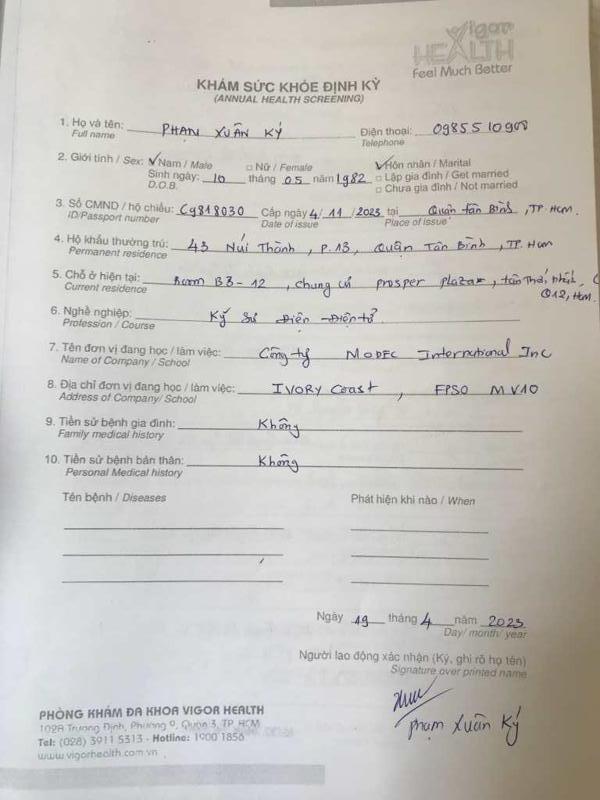
#> input picture OpenCV/AngleRotate/h4.JPG, 600 x 800 px
$ python Angle4.py
#> lines starting #> are read from the running program, lines starting #| are printed output that depends on the picture; after the words box and inside, x2 and y2 are one past the last pixel; in counts of white or black regions, pixels touching at a corner belong together
#> further down, image is the input picture: shape (800, 600, 3); mean B, G, R 190.6, 195.5, 198
import cv2
import numpy as np


def detect_angle(image):
    mask = np.zeros(image.shape, dtype=np.uint8)
    gray = cv2.cvtColor(image, cv2.COLOR_BGR2GRAY)
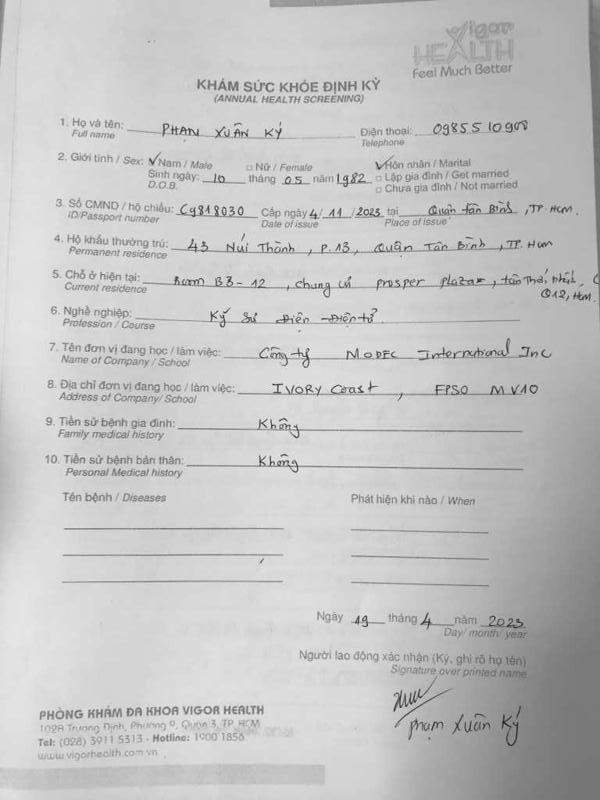
#> gray: shape (800, 600); min 28, max 255, mean 195.7
    blur = cv2.GaussianBlur(gray, (3, 3), 0)
    adaptive = cv2.adaptiveThreshold(blur, 255, cv2.ADAPTIVE_THRESH_GAUSSIAN_C, cv2.THRESH_BINARY_INV, 15, 4)
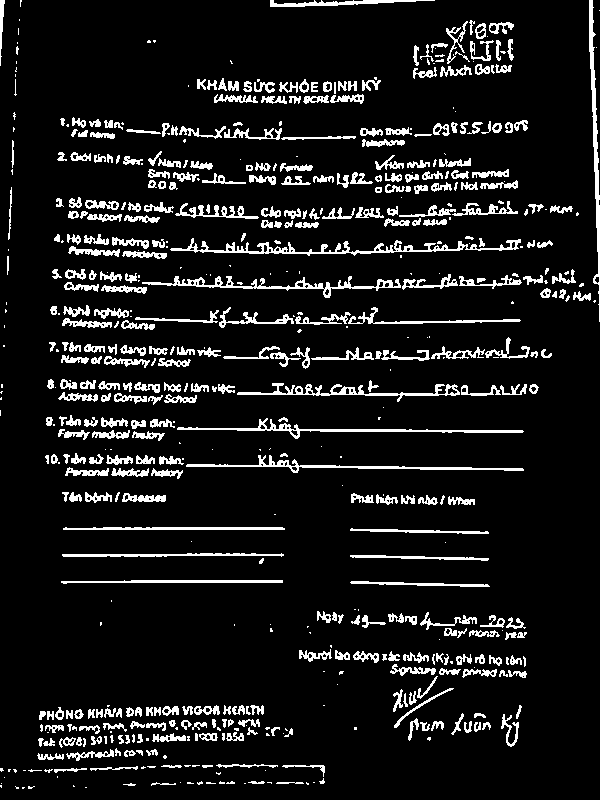
#> adaptive: shape (800, 600); 9.6% white; 584 white regions (200 under 20 px)

    cnts = cv2.findContours(adaptive, cv2.RETR_TREE, cv2.CHAIN_APPROX_SIMPLE)
#> cnts = 913 contours, 547 with area under 20; largest, box (x1, y1, x2, y2) and area: (170, 238, 521, 256) 1155, (142, 276, 401, 298) 920, (589, 0, 600, 322) 838, (237, 383, 460, 402) 759, (177, 418, 524, 439) 746
    cnts = cnts[0] if len(cnts) == 2 else cnts[1]

    for c in cnts:
        area = cv2.contourArea(c)
        if area < 45000 and area > 20:
            cv2.drawContours(mask, [c], -1, (255, 255, 255), -1)
#> this loop made 913 passes
#> area on passes 32, 36, 37: 41.5, 45, 60.5
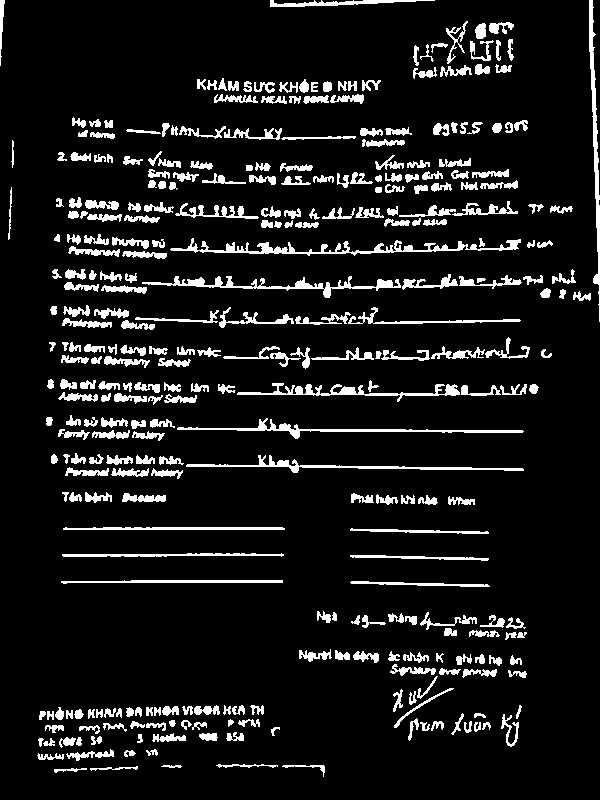
#> mask: shape (800, 600, 3); 9.5% white; 323 white regions, largest, box (x1, y1, x2, y2) and area: (170, 238, 521, 256) 1674, (142, 276, 401, 298) 1280, (589, 0, 600, 322) 1164

    mask = cv2.cvtColor(mask, cv2.COLOR_BGR2GRAY)
    h, w = mask.shape
#> h = 800; w = 600

    # Horizontal
    if w > h:
        left = mask[0:h, 0:0 + w // 2]
        right = mask[0:h, w // 2:]
        left_pixels = cv2.countNonZero(left)
        right_pixels = cv2.countNonZero(right)
        return 0 if left_pixels >= right_pixels else 180
    # Vertical
    else:
        top = mask[0:h // 2, 0:w]
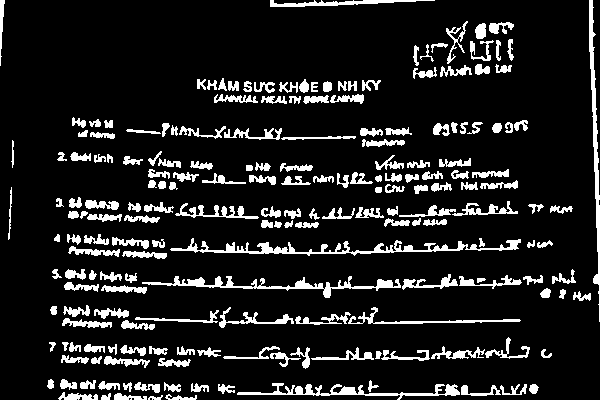
#> top: shape (400, 600); 12.1% white; 198 white regions, largest, box (x1, y1, x2, y2) and area: (170, 238, 521, 256) 1674, (142, 276, 401, 298) 1280, (589, 0, 600, 322) 1164
        bottom = mask[h // 2:, 0:w]
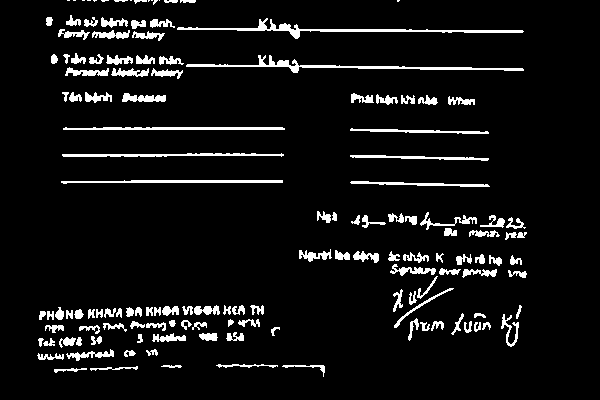
#> bottom: shape (400, 600); 6.8% white; 141 white regions (12 under 20 px), largest, box (x1, y1, x2, y2) and area: (177, 18, 524, 39) 1121, (186, 55, 524, 73) 1066, (63, 127, 285, 130) 617
        top_pixels = cv2.countNonZero(top)
#> top_pixels = 29002
        bottom_pixels = cv2.countNonZero(bottom)
#> bottom_pixels = 16361
        return 90 if bottom_pixels >= top_pixels else 270


if __name__ == '__main__':
    image = cv2.imread('h4.JPG')
    angle = detect_angle(image)
#> angle = 270
    print(angle)
#| 270

$ run again, with OpenCV/AngleRotate/h1.jpg copied over OpenCV/AngleRotate/h4.JPG
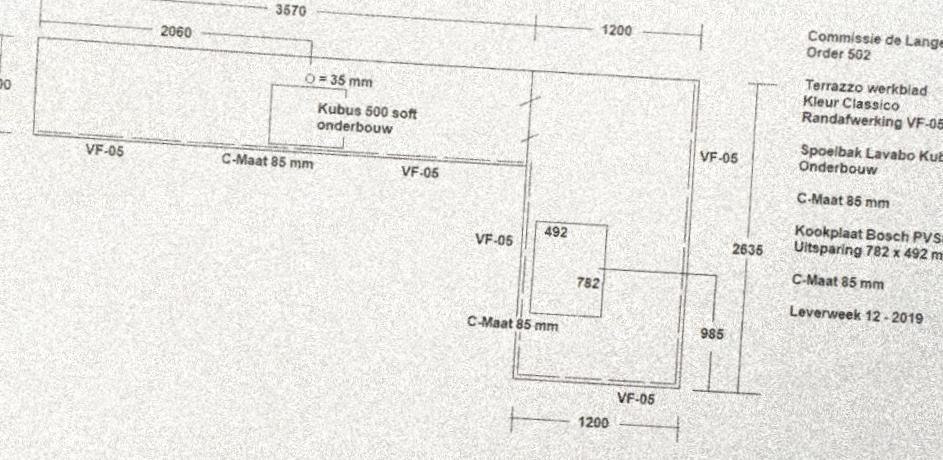
#> input picture OpenCV/AngleRotate/h1.jpg, 943 x 460 px
#> image is the input picture: shape (460, 943, 3); mean B, G, R 228.3, 232.3, 233.3
#> in detect_angle, `adaptive = cv2.adaptiveThreshold(blur, 255, cv2.ADAPTIVE_THRESH_GAUSSI..`:
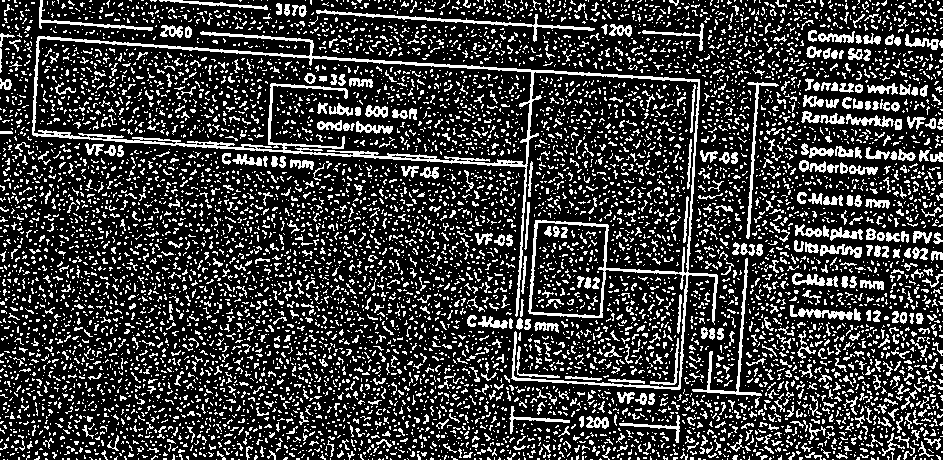
#> adaptive: shape (460, 943); 23.2% white in thin lines or dots
#> cnts = 8842 contours, 8561 with area under 20; largest, box (x1, y1, x2, y2) and area: (32, 31, 718, 390) 57484, (33, 38, 532, 166) 45102, (530, 222, 607, 317) 6238, (316, 9, 595, 42) 582, (692, 258, 762, 396) 484
#> the loop in detect_angle, `for c in cnts:` made 8842 passes
#> area on passes 159, 289, 395: 25.5, 22.5, 28.5
#> left: shape (460, 471); 2.7% white; 65 white regions (1 under 20 px), largest, box (x1, y1, x2, y2) and area: (316, 9, 471, 23) 453, (39, 0, 153, 31) 414, (159, 0, 268, 10) 295
#> in detect_angle, `right = mask[0:h, w // 2:]`:
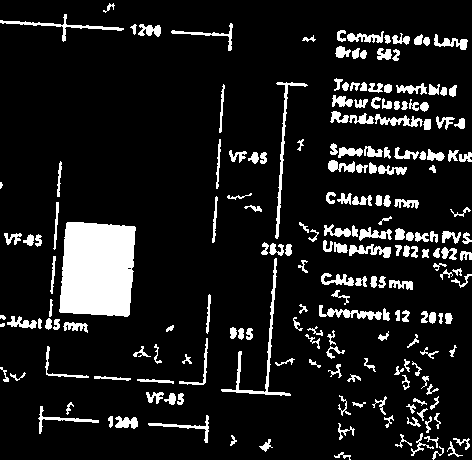
#> right: shape (460, 472); 11.2% white; 198 white regions (2 under 20 px), largest, box (x1, y1, x2, y2) and area: (59, 222, 136, 317) 6400, (221, 258, 291, 396) 726, (275, 82, 308, 239) 548
#> left_pixels = 5789
#> right_pixels = 24370
#> angle = 180
#| 180

$ run again, with OpenCV/AngleRotate/h5.JPG copied over OpenCV/AngleRotate/h4.JPG
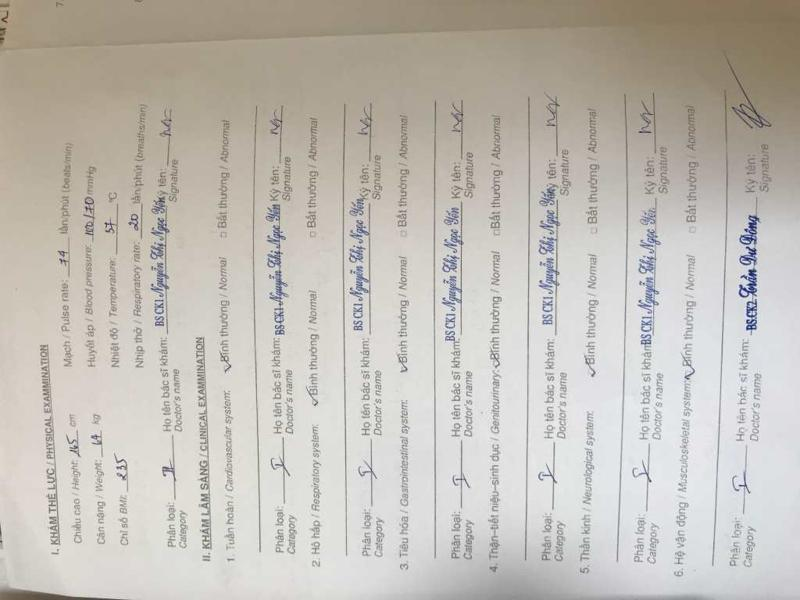
#> input picture OpenCV/AngleRotate/h5.JPG, 800 x 600 px
#> image is the input picture: shape (600, 800, 3); mean B, G, R 183.2, 190.3, 194.7
#> in detect_angle, `adaptive = cv2.adaptiveThreshold(blur, 255, cv2.ADAPTIVE_THRESH_GAUSSI..`:
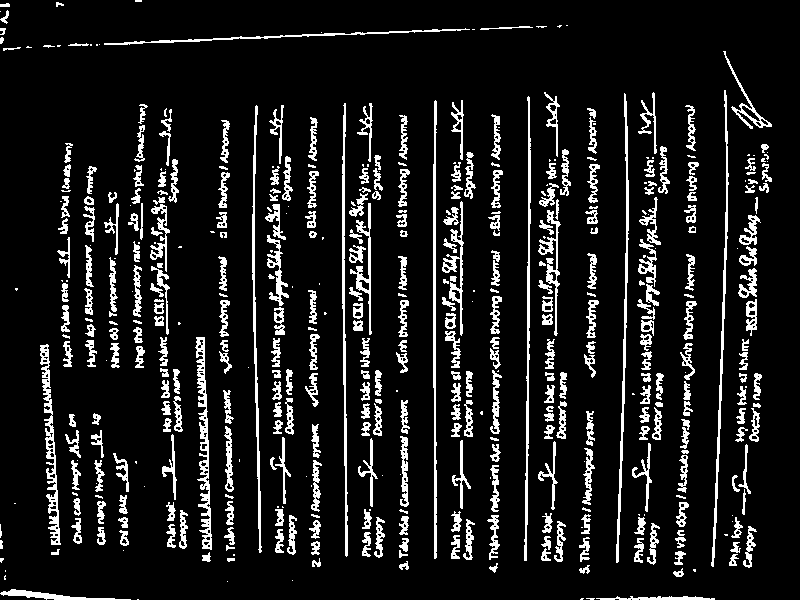
#> adaptive: shape (600, 800); 11% white; 466 white regions (117 under 20 px)
#> cnts = 878 contours, 545 with area under 20; largest, box (x1, y1, x2, y2) and area: (195, 337, 212, 550) 1146, (40, 344, 61, 545) 1048, (433, 100, 437, 559) 798, (616, 93, 629, 563) 790, (342, 103, 348, 557) 762
#> the loop in detect_angle, `for c in cnts:` made 878 passes
#> area on passes 4, 5, 11: 186.5, 364, 41.5
#> left: shape (600, 400); 10.6% white; 160 white regions (18 under 20 px), largest, box (x1, y1, x2, y2) and area: (195, 337, 212, 550) 1489, (40, 344, 61, 545) 1384, (342, 103, 348, 557) 1216
#> in detect_angle, `right = mask[0:h, w // 2:]`:
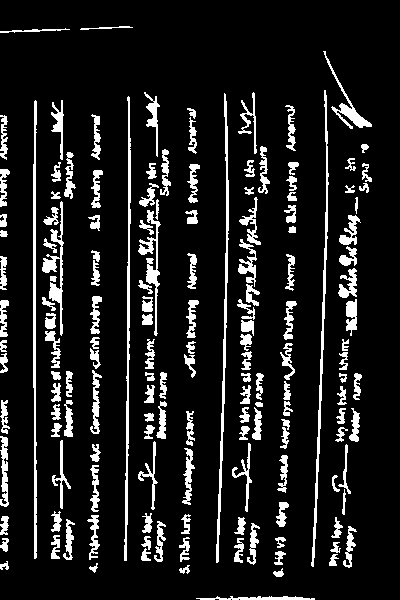
#> right: shape (600, 400); 11.6% white; 155 white regions, largest, box (x1, y1, x2, y2) and area: (216, 93, 229, 563) 1260, (33, 100, 37, 559) 1258, (124, 96, 131, 561) 1213
#> left_pixels = 25480
#> right_pixels = 27790
#> angle = 180
#| 180

$ run again, with OpenCV/AngleRotate/h6.JPG copied over OpenCV/AngleRotate/h4.JPG
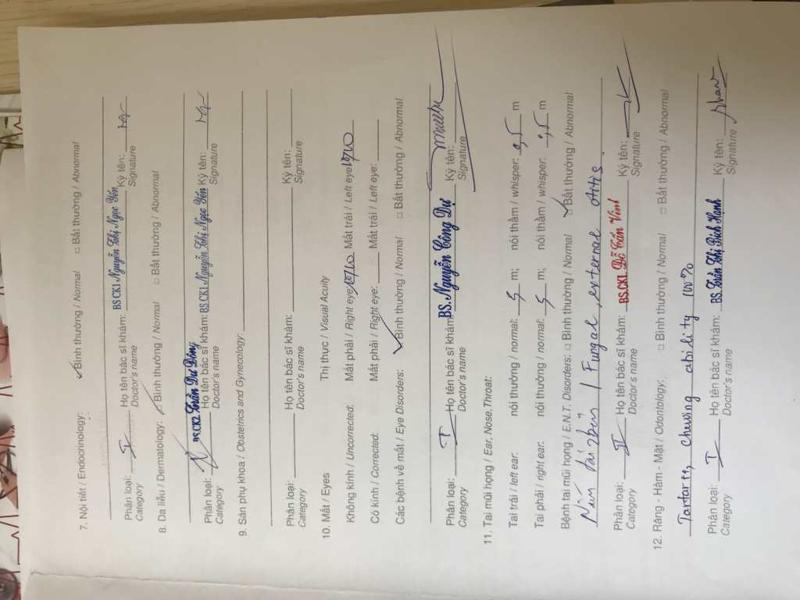
#> input picture OpenCV/AngleRotate/h6.JPG, 800 x 600 px
#> image is the input picture: shape (600, 800, 3); mean B, G, R 169.5, 179.5, 185.9
#> in detect_angle, `adaptive = cv2.adaptiveThreshold(blur, 255, cv2.ADAPTIVE_THRESH_GAUSSI..`:
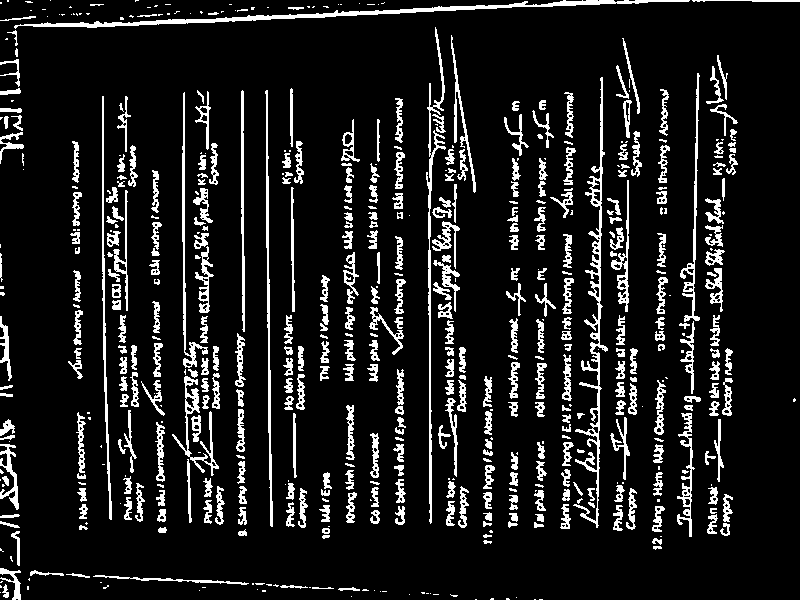
#> adaptive: shape (600, 800); 11.1% white; 564 white regions (187 under 20 px)
#> cnts = 924 contours, 581 with area under 20; largest, box (x1, y1, x2, y2) and area: (14, 0, 690, 29) 1924, (573, 77, 608, 528) 1782, (426, 27, 446, 524) 882, (265, 90, 273, 527) 674, (172, 376, 219, 476) 646
#> the loop in detect_angle, `for c in cnts:` made 924 passes
#> area on passes 22, 27, 32: 28.5, 28, 34.5
#> left: shape (600, 400); 10.9% white; 179 white regions (4 under 20 px), largest, box (x1, y1, x2, y2) and area: (14, 10, 400, 29) 1559, (265, 90, 273, 527) 1112, (102, 96, 112, 520) 991
#> in detect_angle, `right = mask[0:h, w // 2:]`:
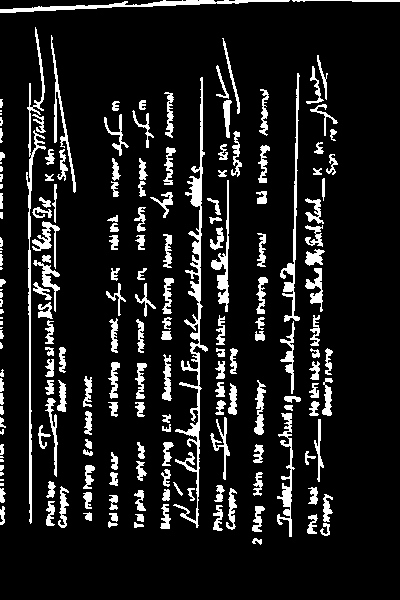
#> right: shape (600, 400); 11.1% white; 189 white regions (22 under 20 px), largest, box (x1, y1, x2, y2) and area: (173, 77, 208, 528) 2550, (26, 27, 46, 524) 1487, (0, 0, 290, 13) 1047
#> left_pixels = 26237
#> right_pixels = 26694
#> angle = 180
#| 180
